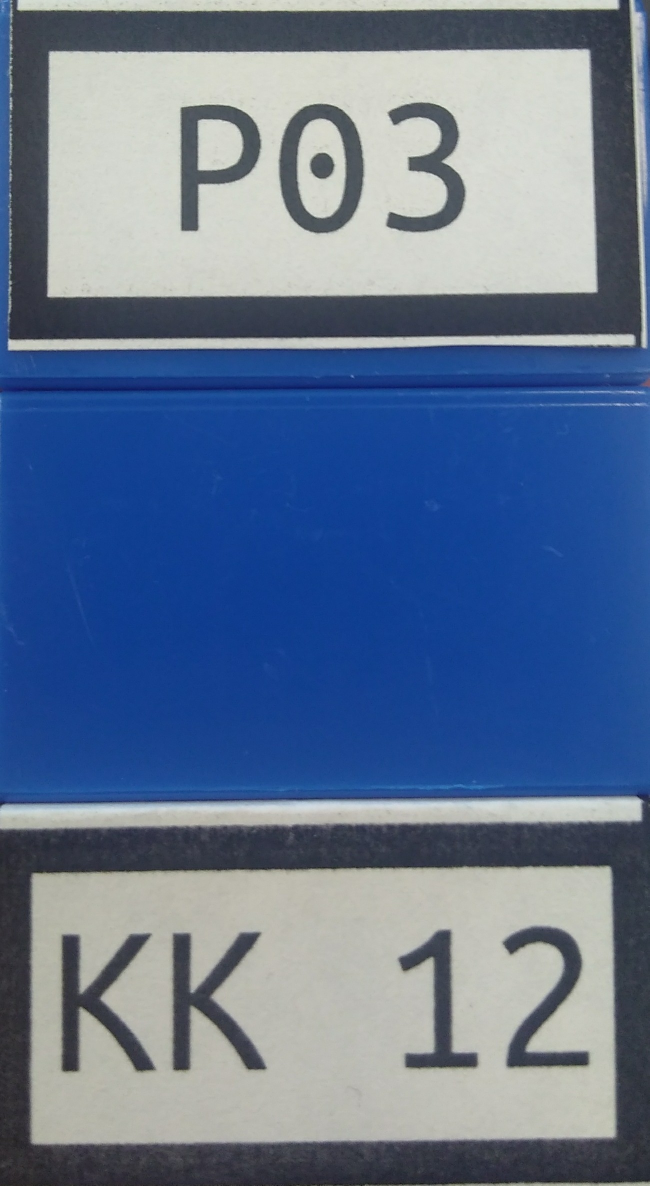
#> input picture Preprocessing/IsolatingPlates/dev_images/blue_crop.jpg, 1299 x 2371 px (shown at 1/2 size)
$ python -i plate_isolator_orb.py   (imports and definitions only)
#> lines starting #> are read from the running program, lines starting #| are printed output that depends on the picture
#> further down, picture is the input picture: shape (2371, 1299, 3); mean B, G, R 145.6, 116.9, 97.9
#!/usr/bin/env python3

import cv2
import numpy as np


class PlateIsolatorOrb:
    """
    The goal of this module is to pick out parking and license plates

    Input: a clean image of the plates
           Random, likely terrible images picked up from Anki camera

    Resources:
    https://pysource.com/2018/06/05/object-tracking-using-homography-opencv-3-4-with-python-3-tutorial-34/
    https://docs.opencv.org/3.4/da/df5/tutorial_py_sift_intro.html
    https://docs.google.com/document/d/1trqdpvf9x_Ft62-yL35qbelQnErPKc49posviM9nw4U/edit

    https://pysource.com/2018/03/21/feature-detection-sift-surf-obr-opencv-3-4-with-python-3-tutorial-25/
    """

    def __init__(self, feature_img):
        """
        Sets up our sift recognition based off of our pattern
        """
        self.MAX_IMG_WIDTH = 200

        self.feature_img = self.rescale_img(feature_img)
        self.feature_img = self.preprocess_img(self.feature_img, 5,
                                               undistort=False)

        self.orb = cv2.ORB_create()
        self.keypoints, \
            self.descriptors = self.orb.detectAndCompute(self.feature_img,
                                                         None)

        self.brute_force = cv2.BFMatcher(cv2.NORM_HAMMING, crossCheck=True)

    def show_ref(self, duration_ms=5000):
        """
        Use for debugging purposes: show our reference image

        TODO: add functionality that displays key points for visual ref
        """
        cv2.imshow("Features image", self.feature_img)
        cv2.waitKey(duration_ms)

    def show_ref_and_keypoints(self, duration_ms=5000):
        pass

    def rescale_img(self, img):
        width = img.shape[1]
#> width = 1299
        height = img.shape[0]
#> height = 2371
        if (width > self.MAX_IMG_WIDTH):
            scale_factor = self.MAX_IMG_WIDTH / width
#> scale_factor = 0.154
            dim = (self.MAX_IMG_WIDTH, int(height * scale_factor))
#> dim = (200, 365)
            return cv2.resize(img, dim)
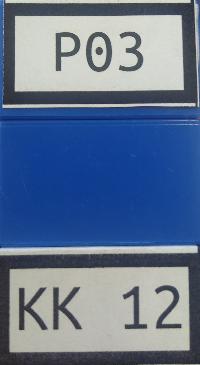
#> returned value: shape (365, 200, 3); mean of channels 0, 1, 2 145.5, 116.7, 97.7; drawn as B, G, R
        return img

    def preprocess_img(self, img, kernel_size=5, undistort=True):
#> called with kernel_size = 5, undistort = False
        kernel = (kernel_size, kernel_size)
        img = cv2.GaussianBlur(img, kernel, 0)
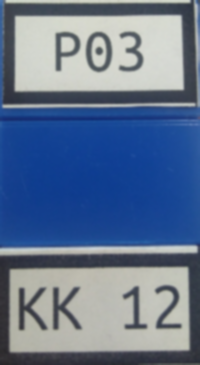
#> img: shape (365, 200, 3); mean of channels 0, 1, 2 145.5, 116.7, 97.7; drawn as B, G, R
        if (undistort):
            img = self.undistort(img)

        return cv2.cvtColor(img, cv2.COLOR_BGR2GRAY)
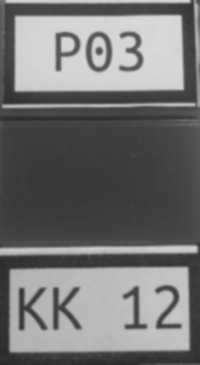
#> returned value: shape (365, 200); min 39, max 218, mean 114.3

    def detectFeature(self, ref_img, greyframe, duration=1000):
        greyframe = self.preprocess_img(greyframe, kernel_size=1)
        ref_img = self.preprocess_img(ref_img)
        kp, des = self.orb.detectAndCompute(greyframe, None)
        matches = self.brute_force.match(self.descriptors, des)
        matches = sorted(matches, key=lambda x: x.distance)
        matching_result = cv2.drawMatches(self.feature_img, self.keypoints,
                                          ref_img, kp, matches[:50],
                                          None, flags=2)
        cv2.imshow("Img1", self.feature_img)
        cv2.imshow("Img2", ref_img)
        cv2.imshow("Matching result", matching_result)
        cv2.waitKey(duration)
        return matches

    def undistort(self, img):
        mtx = np.load("mtx.npy")
        dist = np.load("dist.npy")

        h, w = img.shape[:2]
        newcameramtx, roi = cv2.getOptimalNewCameraMatrix(
            mtx, dist, (w, h), 1, (w, h))

        # undistort
        dst = cv2.undistort(img, mtx, dist, None, newcameramtx)

        # crop the image
        x, y, w, h = roi
        dst = dst[y:y+h, x:x+w]
        return dst

>>> import cv2
>>> picture = cv2.imread('dev_images/blue_crop.jpg')
>>> result = PlateIsolatorOrb(picture).show_ref()
#> in __init__, `self.keypoints, \ self.descriptors = self.orb.detectAndCompute(self.fe..`: self.keypoints = 191 keypoints; strongest (x, y, size): (98, 49, 44.6), (98, 52, 44.6), (101, 50, 37.2), (97, 64, 53.6)

$ run again, on Preprocessing/IsolatingPlates/dev_images/blue_nocrop.jpg
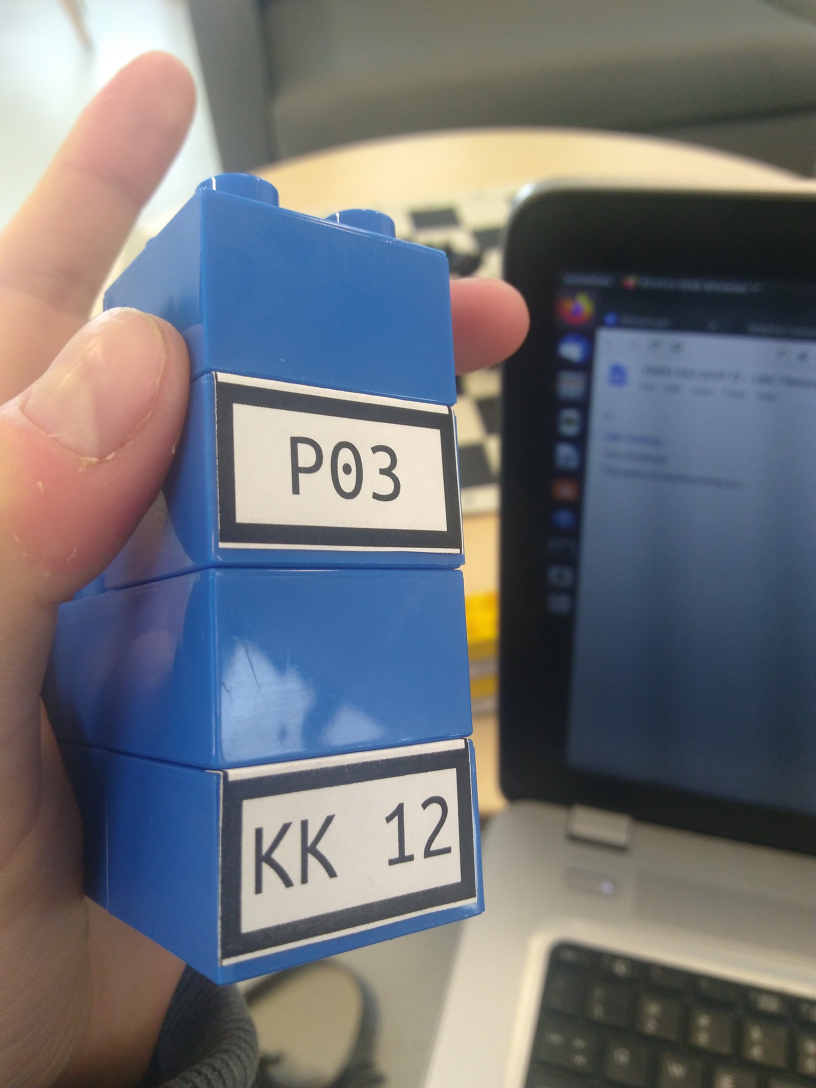
#> input picture Preprocessing/IsolatingPlates/dev_images/blue_nocrop.jpg, 2448 x 3264 px (shown at 1/3 size)
#> picture is the input picture: shape (3264, 2448, 3); mean B, G, R 118.2, 113.6, 112.2
#> in preprocess_img, `img = cv2.GaussianBlur(img, kernel, 0)`:
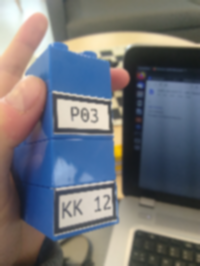
#> img: shape (266, 200, 3); mean of channels 0, 1, 2 118.1, 113.6, 112.1; drawn as B, G, R
#> in preprocess_img, `return cv2.cvtColor(img, cv2.COLOR_BGR2GRAY)`:
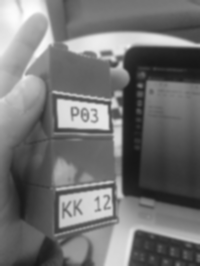
#> returned value: shape (266, 200); min 22, max 255, mean 113.6
#> self.keypoints = 390 keypoints; strongest (x, y, size): (112, 112, 77.1), (119, 121, 53.6), (104, 106, 64.3), (118, 120, 64.3)

$ run again, on Preprocessing/IsolatingPlates/dev_images/green_crop.jpg
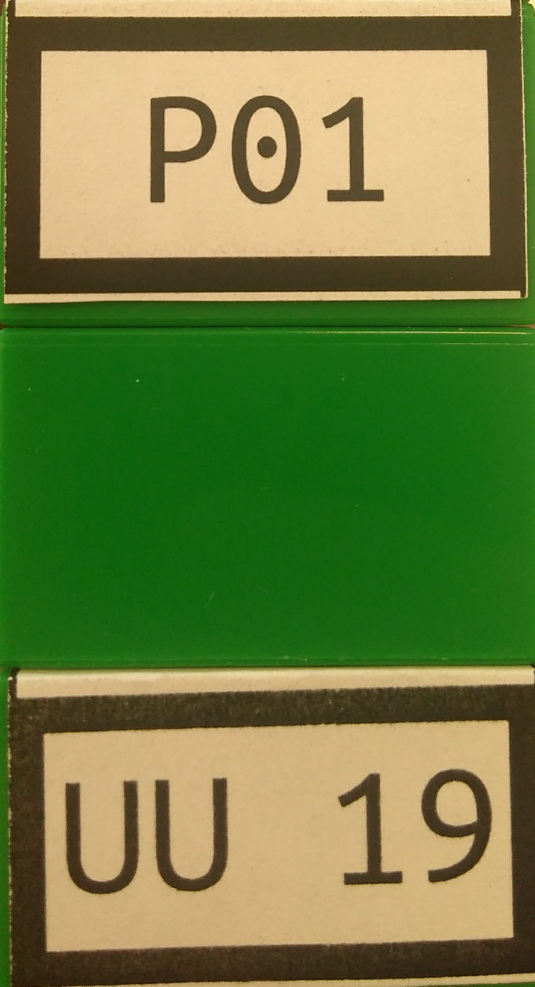
#> input picture Preprocessing/IsolatingPlates/dev_images/green_crop.jpg, 1070 x 1974 px (shown at 1/2 size)
#> picture is the input picture: shape (1974, 1070, 3); mean B, G, R 65.2, 124.7, 109.9
#> in preprocess_img, `img = cv2.GaussianBlur(img, kernel, 0)`:
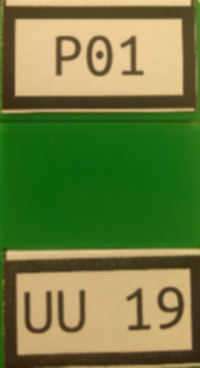
#> img: shape (368, 200, 3); mean of channels 0, 1, 2 65, 124.5, 109.7; drawn as B, G, R
#> in preprocess_img, `return cv2.cvtColor(img, cv2.COLOR_BGR2GRAY)`:
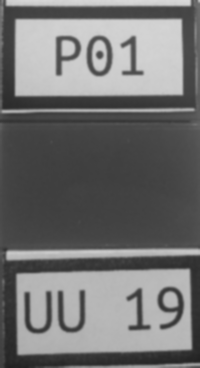
#> returned value: shape (368, 200); min 31, max 218, mean 113.3
#> self.keypoints = 174 keypoints; strongest (x, y, size): (99, 53, 44.6), (100, 66, 64.3), (98, 55, 53.6), (99, 56, 44.6)
